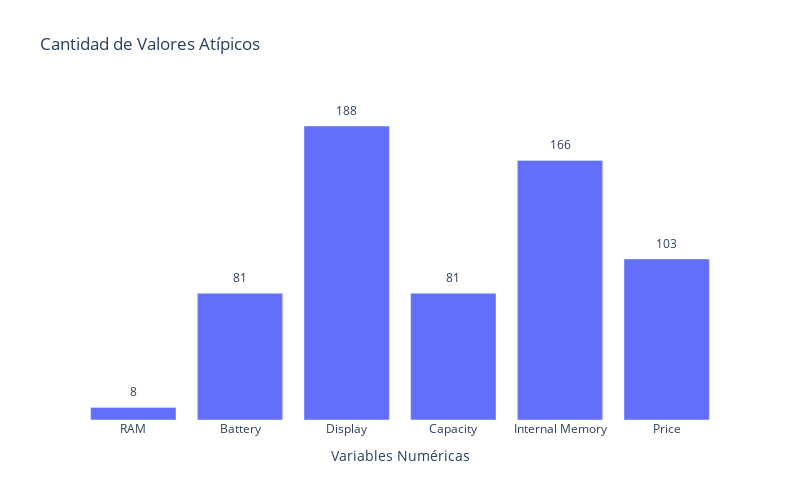

The code cell stored with this chart in its notebook:
### Code cell
import plotly.express as px

df_atipicos_plotly = pd.DataFrame(list(atipicos_por_columna.items()), columns=['Columna', 'Cantidad de Valores Atípicos'])

fig = px.bar(df_atipicos_plotly, x='Columna', y='Cantidad de Valores Atípicos',
             title='Cantidad de Valores Atípicos',
             labels={'Cantidad de Valores Atípicos': 'Cantidad de Atípicos', 'Columna': 'Columna'},
             width=800, height=500)

fig.update_layout(
    xaxis=dict(title=dict(text='Variables Numéricas'), showgrid=False, showticklabels=True),
    yaxis=dict(title=None, showgrid=False, showticklabels=False),
    showlegend=False,
    barmode='group',
    plot_bgcolor='white',  
)


for i, row in df_atipicos_plotly.iterrows():
    fig.add_annotation(
        x=row['Columna'],
        y=row['Cantidad de Valores Atípicos'],
        text=row['Cantidad de Valores Atípicos'],
        showarrow=False,
        font=dict(size=12),
        xanchor='center',  
        yanchor='bottom',  
        yshift=5,  
    )

fig.show()

### Figure 1 — Plotly figure (JSON) as saved in the notebook; plotly's stock layout.template omitted (floating-point values rounded to 4 significant figures)
{"data": [{"alignmentgroup": "True", "hovertemplate": "Columna=%{x}<br>Cantidad de Atípicos=%{y}<extra></extra>", "legendgroup": "", "marker": {"color": "#636efa", "pattern": {"shape": ""}}, "name": "", "offsetgroup": "", "orientation": "v", "showlegend": false, "textposition": "auto", "type": "bar", "x": ["RAM", "Battery", "Display", "Capacity", "Internal Memory", "Price"], "xaxis": "x", "y": [8, 81, 188, 81, 166, 103], "yaxis": "y"}], "layout": {"annotations": [{"font": {"size": 12}, "showarrow": false, "text": "8", "x": "RAM", "xanchor": "center", "y": 8, "yanchor": "bottom", "yshift": 5}, {"font": {"size": 12}, "showarrow": false, "text": "81", "x": "Battery", "xanchor": "center", "y": 81, "yanchor": "bottom", "yshift": 5}, {"font": {"size": 12}, "showarrow": false, "text": "188", "x": "Display", "xanchor": "center", "y": 188, "yanchor": "bottom", "yshift": 5}, {"font": {"size": 12}, "showarrow": false, "text": "81", "x": "Capacity", "xanchor": "center", "y": 81, "yanchor": "bottom", "yshift": 5}, {"font": {"size": 12}, "showarrow": false, "text": "166", "x": "Internal Memory", "xanchor": "center", "y": 166, "yanchor": "bottom", "yshift": 5}, {"font": {"size": 12}, "showarrow": false, "text": "103", "x": "Price", "xanchor": "center", "y": 103, "yanchor": "bottom", "yshift": 5}], "barmode": "group", "height": 500, "legend": {"tracegroupgap": 0}, "plot_bgcolor": "white", "showlegend": false, "title": {"text": "Cantidad de Valores Atípicos"}, "width": 800, "xaxis": {"anchor": "y", "domain": [0, 1], "showgrid": false, "showticklabels": true, "title": {"text": "Variables Numéricas"}}, "yaxis": {"anchor": "x", "domain": [0, 1], "showgrid": false, "showticklabels": false, "title": {}}}}
